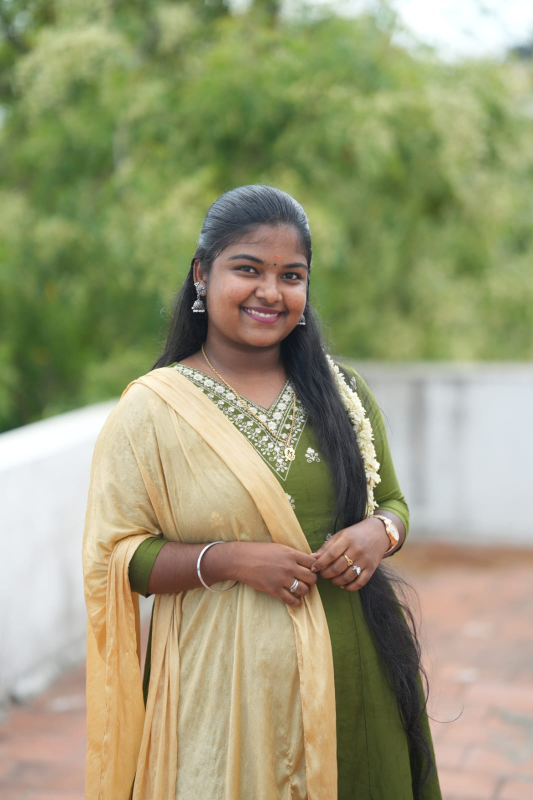
#> input picture assets/test.jpeg, 1066 x 1600 px, found by its file name (shown at 1/2 size)
$ python preprocessing.py
#> lines starting #> are read from the running program, lines starting #| are printed output that depends on the picture
import cv2

# Load Image
image = cv2.imread("assets/test.jpeg")
#> image is the input picture: shape (1600, 1066, 3); mean B, G, R 119.1, 154.5, 154.9

# Check Image
if image is None:
    print("Image not found!")
    exit()

print("Image Loaded Successfully!")

# Resize Image
resized = cv2.resize(image, (224, 224))
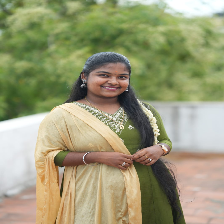
#> resized: shape (224, 224, 3); mean B, G, R 119, 154.4, 154.8

print("Original Size:", image.shape)
#| Original Size: (1600, 1066, 3)
print("Resized Size :", resized.shape)
#| Resized Size : (224, 224, 3)
